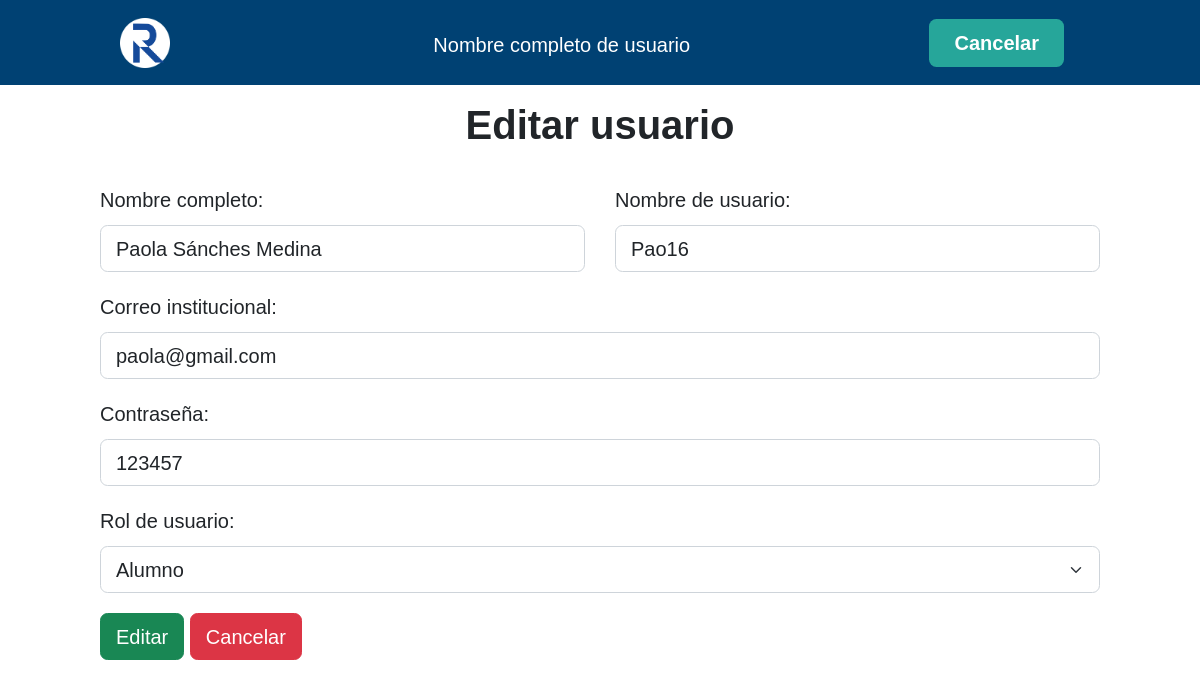
Screenshot of /resources/edit_user.php?id=13 (signed in) with the database file from the repository.
### tables this page shows
CREATE TABLE `usuario` (
  `id` int(11) NOT NULL,
  `nombre` varchar(60) NOT NULL,
  `correo` varchar(70) NOT NULL,
  `usuario` varchar(50) NOT NULL,
  `clave` text NOT NULL,
  `rol` varchar(28) NOT NULL DEFAULT 'Alumno'
);

### resources/edit_user.php (the view, shortened to what this page needs)
<?php
include "db_connection.php";
$id = $_GET['id'];
?>
<!DOCTYPE html>
<html lang="en">
<head>
    <link href="https://cdn.jsdelivr.net/npm/bootstrap@5.2.3/dist/css/bootstrap.min.css" rel="stylesheet"
>
    <link rel="stylesheet" href="../css/resources.css">
</head>
<body>
    <header class="header">
        <div class="logo">
            <a><img src="../images/logo.png" alt="Logo de la compañía"></a>
        </div>
        <nav>
            <div class="content">
                <ul class="nav-links">
                    <li><a>Nombre completo de usuario</a></li>
                </ul>
            </div>
        </nav>
        <a href="../pages/usuarios.php" class="btn"><button class="btn btn-rounded">Cancelar</button></a>
    </header>
    <nav class="navbar navbar-light justify-content-center fs-2 mb-3"
        style=" font-family: Arial, Helvetica, sans-serif; font-size: 30px; font-weight: bold;">
        Editar usuario
    </nav>
    <div class="container">
        <?php
                $sql = "SELECT * FROM `usuario` WHERE id = $id LIMIT 1";
                $result = mysqli_query($connection, $sql);
                $row =  mysqli_fetch_assoc($result);
            ?>
        <div class="container d-flex justify-content-center">
            <form action="" method="post" style="width: 1000px; min-width: 300px;">
                <div class="row mb-3">
                    <div class="col">
                        <label class="form-label">Nombre completo:</label>
                        <input type="text" class="form-control" name="nombre" value="<?php echo $row['nombre'] ?>">
                    </div>
                    <div class="col">
                        <label class="form-label">Nombre de usuario:</label>
                        <input type="text" class="form-control" name="usuario" value="<?php echo $row['usuario'] ?>">
                    </div>
                </div>
                <div class="mb-3">
                    <label class="form-label">Correo institucional:</label>
                    <input type="text" class="form-control" name="correo" value="<?php echo $row['correo'] ?>">
                </div>
                <div class="mb-3">
                    <label class="form-label">Contraseña:</label>
                    <input type="text" class="form-control" name="clave" value="<?php echo $row['clave'] ?>">
                </div>
                <div class="mb-3">
                    <label class="form-label">Rol de usuario:</label>
                    <select name="rol" class="form-select">
                        <option selected><?php echo $row['rol'] ?></option>
                    </select>
                </div>
                <div>
                    <button type="submit" class="btn btn-success" name="submit">Editar</button>
                    <a href="../pages/usuarios.php" class="btn btn-danger">Cancelar</a>
                </div>
            </form>
        </div>
    </div>
</body>
</html>

### css/resources.css (style rules this page uses)
* { box-sizing: border-box; margin: 0; padding: 0; font-family: Arial, Helvetica, sans-serif; font-size: 20px; }
body { background-color: white; }
.header { background-color: #004173; display: flex; justify-content: space-between; align-items: center; height: 85px; padding: 5px 10%; }
.header .logo { cursor: pointer; }
.header .logo img { height: 50px; width: auto; transition: all 0.3s; }
.header .nav-links { list-style: none; }
.header .nav-links li { padding: 10px 80px; }
.header .nav-links a { font-size: 700; color: white; text-decoration: none; }
.header .btn button { font-weight: 700; font-weight: bold; color: white; padding: 9px 25px; background: #26A69A; border: none; cursor: pointer; transition: all 0.3s ease 0s; }
.content { padding-top: 25px; }

### rows the page displays
usuario: nombre "Paola Sánches Medina", usuario "Pao16", correo "paola@gmail.com", clave "123457", rol "Alumno"
